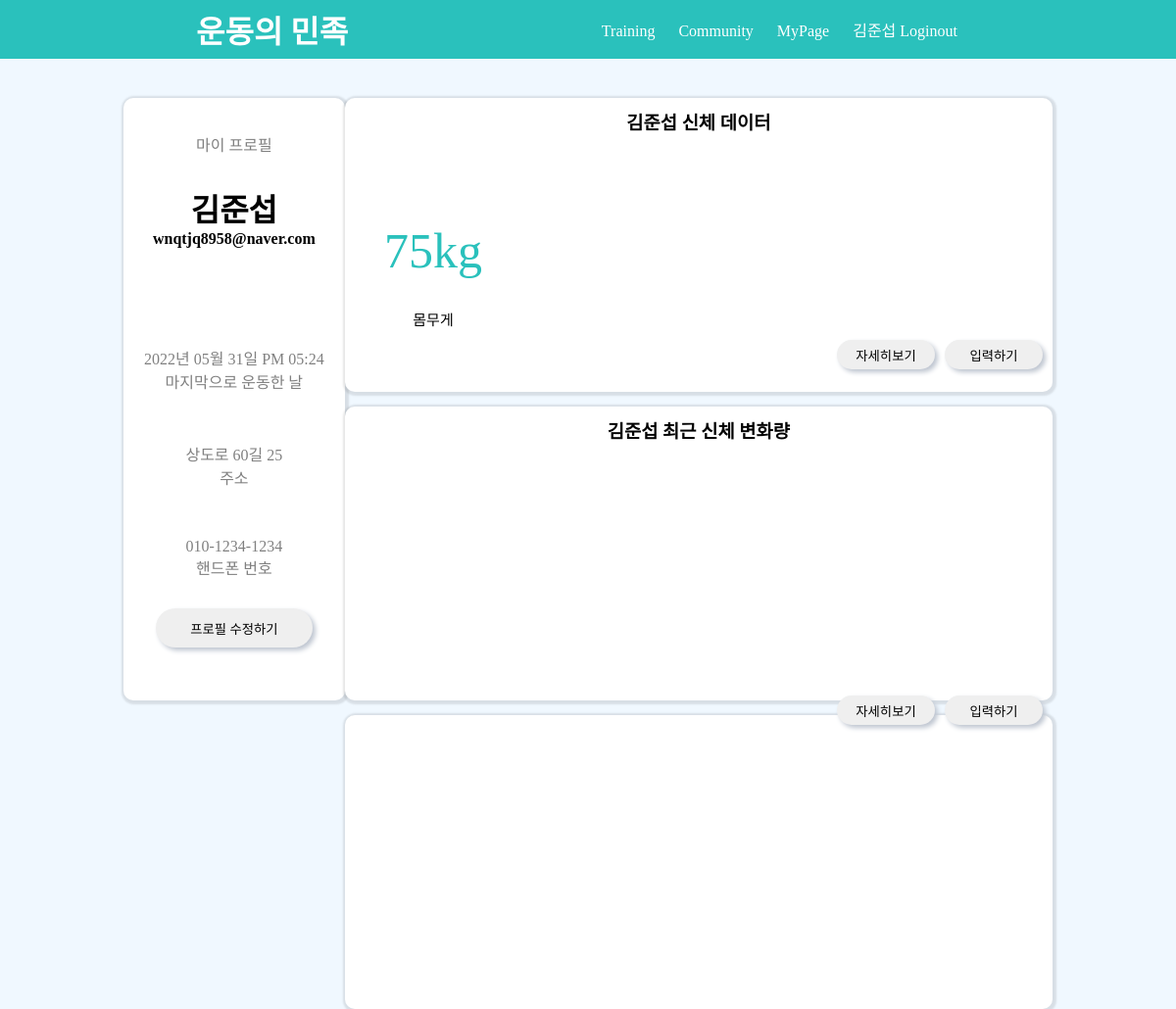
Page /input/ (signed in) on the committed database.
### pybo/models.py (models this page shows)
class Signup_Data(db.Model):
    id = db.Column(db.Integer, primary_key=True)
    user_name = db.Column(db.String(150), nullable=False)
    user_id = db.Column(db.String(200), unique=True,nullable=False)
    user_password = db.Column(db.String(200), nullable=False)
    email = db.Column(db.String(120), unique=True, nullable=False)
    address = db.Column(db.String(150), nullable=False)
    phone = db.Column(db.String(150), nullable=False)

class Exercise_Data(db.Model):
    id = db.Column(db.Integer, primary_key=True)
    exercise_type = db.Column(db.String(200), nullable=False)
    exercise_time = db.Column(db.Integer, nullable=False)
    exercise_note = db.Column(db.Text(), nullable=False)
    create_date = db.Column(db.DateTime(), nullable=False)
    user_id = db.Column(db.Integer, db.ForeignKey('signup__data.id', ondelete='CASCADE'), nullable=False)
    user2 = db.relationship('Signup_Data', backref=db.backref('exercise_set'))

class Health_Data(db.Model):
    id = db.Column(db.Integer, primary_key=True)
    height = db.Column(db.Integer, nullable=False)
    weight = db.Column(db.Integer, nullable=False)
    body_fat = db.Column(db.Integer, nullable=False)
    body_muscle = db.Column(db.Integer, nullable=False)
    create_date = db.Column(db.DateTime(), nullable=False)
    user_id = db.Column(db.Integer, db.ForeignKey('signup__data.id', ondelete='CASCADE'), nullable=False)
    user = db.relationship('Signup_Data', backref=db.backref('question_set'))

### pybo/views/input_views.py (the view)
@bp.route('/')
def input_index():
    check_user_id = session.get('user_id')
    if g.user:
        health_data = Health_Data.query.filter(Health_Data.user_id == check_user_id).all()
        health_data_count = len(health_data)
        if health_data_count >=3:
            recent_month1 = Health_Data.query.filter(Health_Data.user_id == check_user_id).order_by(Health_Data.id.desc())[0]
            recent_month2 = Health_Data.query.filter(Health_Data.user_id == check_user_id).order_by(Health_Data.id.desc())[1]
            recent_month3 = Health_Data.query.filter(Health_Data.user_id == check_user_id).order_by(Health_Data.id.desc())[2]
        elif 0<health_data_count<3:
            recent_month1 = Health_Data.query.filter(Health_Data.user_id == check_user_id).order_by(Health_Data.id.desc())[0]
            recent_month2 = Health_Data.query.filter(Health_Data.height==1)[0]
            recent_month3 = Health_Data.query.filter(Health_Data.height==1)[0]
    else:
        recent_month1 = Health_Data.query.filter(Health_Data.height == 1)[0]
        recent_month2 = Health_Data.query.filter(Health_Data.height == 1)[0]
        recent_month3 = Health_Data.query.filter(Health_Data.height == 1)[0]
    test = [0,0,0,0,0,0,0,0,0,0,0,0,0,0,0,0,0,0,0,0,0,0,0,0,0,0,0,0,0,0]
    c = 0
    default_last_exercise = Exercise_Data.query.filter(Exercise_Data.exercise_time == 0)[0]
    if g.user:
        last_exercise = Exercise_Data.query.filter(Exercise_Data.user_id == check_user_id).order_by((Exercise_Data.create_date.desc()))
        for i in last_exercise:
            test.insert(c,i)
            c += 1
    else:
        for i in range(31):
            test.append(default_last_exercise)
    last_exercise = Exercise_Data.query.filter(Exercise_Data.user_id == check_user_id).all()
    count_last_exercise = len(last_exercise)
    profile_last_exercise = 0
    if count_last_exercise > 0:
        profile_last_exercise = Exercise_Data.query.filter(Exercise_Data.user_id == check_user_id).order_by(
        (Exercise_Data.create_date.desc()))
    return render_template('index.html', recent_month1=recent_month1, recent_month2=recent_month2,
                           recent_month3=recent_month3,test=test, profile_last_exercise=profile_last_exercise)

### pybo/filter.py (called while the page is built)
def format_datetime(value, fmt='%Y년 %m월 %d일 %p %I:%M'):
    return value.strftime(fmt)

### pybo/views/input_views.py (called while the page is built)
@bp.before_app_request
def defalut_health_data():
    check_user_id = session.get('user_id')
    if g.user:
        health_data = Health_Data.query.filter(Health_Data.user_id == check_user_id).all()
        health_data_count = len(health_data)
        exercise_data = Exercise_Data.query.filter(Exercise_Data.user_id == check_user_id).all()
        exercise_data_count = len(exercise_data)
        if health_data_count == 0:
            defalut_value = Health_Data(height=1, weight=0, body_fat=0, body_muscle=0, create_date=datetime.now(),user=g.user)
            db.session.add(defalut_value)
            db.session.commit()

### pybo/views/main_views.py (called while the page is built)
@bp.before_app_request
def load_logged_in_user():
    user_id = session.get('user_id')
    if user_id is None:
        g.user = None
    else:
        g.user = Signup_Data.query.get(user_id)

### pybo/templates/index.html (shortened to what this page needs)
    <!DOCTYPE html>
    <html lang="en">
    <head>
        <link rel="stylesheet" href="{{url_for('static', filename='index.css')}}">
        <link rel="stylesheet" href="https://naver.github.io/billboard.js/release/latest/dist/theme/datalab.min.css">
    </head>
    <body>
        <div class="wrap">
            <div class="header">
        <h1><a href="/">운동의 민족</a></h1>
        <div class="nav">
             {% if g.user %}
				<ul class="navbar-nav">
					<li><a href="#">Training</a></li>
					<li><a href="#">Community</a></li>
					<li><a href="/input">MyPage</a></li>
					<li class="nav-item ">
					<a class="nav-link" href="{{ url_for('main.logout') }}">{{ g.user.user_name }} Loginout</a>
					</li>
				</ul>
            {% endif %}
        </div>
    </div>
            <div id="section">
                <div class="blank"></div>
                <div class="firstsection">
                    <div class="myprofilearea">
                        <div class="myprofile">
                            {% if g.user%}
                            <p>마이 프로필</p>
                            <h1 class="username">{{ g.user.user_name}} </h1>
                            <h4 class="email">{{ g.user.email}}</h4>
                                {% if profile_last_exercise %}
                                <p class="lastexercise">{{ profile_last_exercise[0].create_date|datetime }}<br>마지막으로 운동한 날</p>
                                {% else %}
                                <p class="lastexercise">---<br>마지막으로 운동한 날</p>
                                {% endif %}
                            <p class="address">{{ g.user.address }}<br>주소</p>
                            <p class="phonenumber"> {{ g.user.phone}}<br>핸드폰 번호</p>
                            <input type="button" value="프로필 수정하기" class="button" onClick="location.href='/input/profilechange'">
                            {% else %}
                            <h2>마이 프로필</h2>
                            <p class="pleaselogin">로그인을 해주세요</p>
                            {% endif %}
                        </div>
                    </div>
                    <div class="testarea">
                        <div class="dataprofilearea">
                            <h3>{{g.user.user_name}} 신체 데이터</h3>
                                <ul class="listarea">
                                    <li class="weightlist">
                                        <p class="weight">{{ recent_month1.weight }}kg</p>
                                        <p class="weighttext">몸무게</p>
                                    </li>
                                    <li>
                                        <div class="grapharea">
                                            </div>
                                    </li>
                                    <li>
                                        <div class="grapharea">
                                        </div>
                                    </li>
                                    <li>
                                        <div class="grapharea">
                                        </div>
                                    </li>
                                </ul>
                                <input type="button" value="입력하기" class="inputbutton button" onclick="inputdata1();">
                                <input type="button" value="자세히보기" class="inputbutton button"
                                       onClick="location.href='/list/bodydata'">
                        </div>
                        <div class="dataprofile1area">
                            <h3>{{g.user.user_name}} 최근 신체 변화량</h3>
                            <ul class="listarea">
                                    <li>
                                        <div class="grapharea">
                                        </div>
                                    </li>
                                    <li>
                                        <div class="grapharea">
                                            </div>
                                    </li>
                                    <li>
                                        <div class="grapharea">
                                        </div>
                                    </li>
                                    <li>
                                        <div class="grapharea">
                                        </div>
                                    </li>
                                </ul>
                        </div>
                        <div class="dataprofile2area">
                            <input type="button" value="입력하기" class="inputbutton2 button" onclick="inputmonthdata1();">
                            <input type="button" value="자세히보기" class="inputbutton2 button" onClick="location.href='/list/exercisedata'">
                        </div>
                    </div>
                </div>
            </div>
            <div class="blank"></div>
        </div>
    </body>
    </html>

### pybo/static/index.css (style rules this page uses)
* { font-family: 'MaplestoryOTFLight'; text-decoration: none; margin: 0px; padding: 0px; color: black; list-style:none; }
body { font-family: 'BMJUA'; background: #F0F8FF; }
.header { width: 100%; height: 60px; margin: 0 auto; display: flex; justify-content: space-between; align-items: center; background: #2ac1bc; padding-left: 200px; position: fixed; z-index: 1; }
.header h1 a { text-decoration: none; color: white; }
.nav { padding-right: 413px; }
.nav ul li { display: inline-block; margin: 0 10px; }
.nav ul li a { text-decoration: none; color: white; }
.blank { width:100%; height:100px; }
.button { border-radius: 30px; width:160px; height:40px; border:0px; box-shadow: 3px 3px 5px #BEC5D0; }
#section { width: 79%; margin: auto; }
.firstsection { display:flex; }
.myprofilearea { background:white; width:25%; max-width: 250px; height:615px; border-radius:10px; box-shadow: 1px 1px 2px 3px rgba(0,0,0,0.1); }
.myprofile { margin: 35px 15px; text-align: center; }
.myprofile p { color: gray; }
.username { margin: 30px 0 0 0; }
.lastexercise { margin: 100px 0 50px 0; }
.address { margin: 50px 0 50px 0; }
.phonenumber { margin: 0 0 30px 0; }
.testarea { width:80%; max-width:1500px; height:600px; margin: 0 auto; }
.dataprofilearea { background:white; width:100%; height:300px; border-radius:10px; box-shadow: 1px 1px 2px 3px rgba(0,0,0,0.1); }
.dataprofilearea h3 { text-align: center; position: relative; top: 10px; }
.listarea { text-align: center; }
.weightlist { position:relative; top:30px; }
.weight { font-size: 50px; color:#2ac1bc; }
.weighttext { position:relative; top:30px; font-size:15px; }
.listarea li { float:left; width:25%; margin-top:70px; }
.grapharea { width:100%; height: 100px; }
.inputbutton { width:100px; height: 30px; float:right; margin: 50px 10px 0 0; }
.dataprofile1area { background:white; width:100%; height:300px; border-radius:10px; box-shadow: 1px 1px 2px 3px rgba(0,0,0,0.1); margin: 15px 0 0 0; }
.dataprofile1area h3 { text-align: center; position: relative; top: 10px; }
.dataprofile2area { background:white; width:100%; height:300px; border-radius:10px; box-shadow: 1px 1px 2px 3px rgba(0,0,0,0.1); margin: 15px 0 0 0; }
.inputbutton2 { width:100px; height: 30px; float:right; margin: -20px 10px 0 0; }

### rows in the picture
Signup_Data: user.user_name "김준섭", user.email "wnqtjq8958@naver.com", user.address "상도로 60길 25", user.phone "010-1234-1234"
Exercise_Data: create_date "2022년 05월 31일 PM 05:24"
Health_Data: weight "75"
